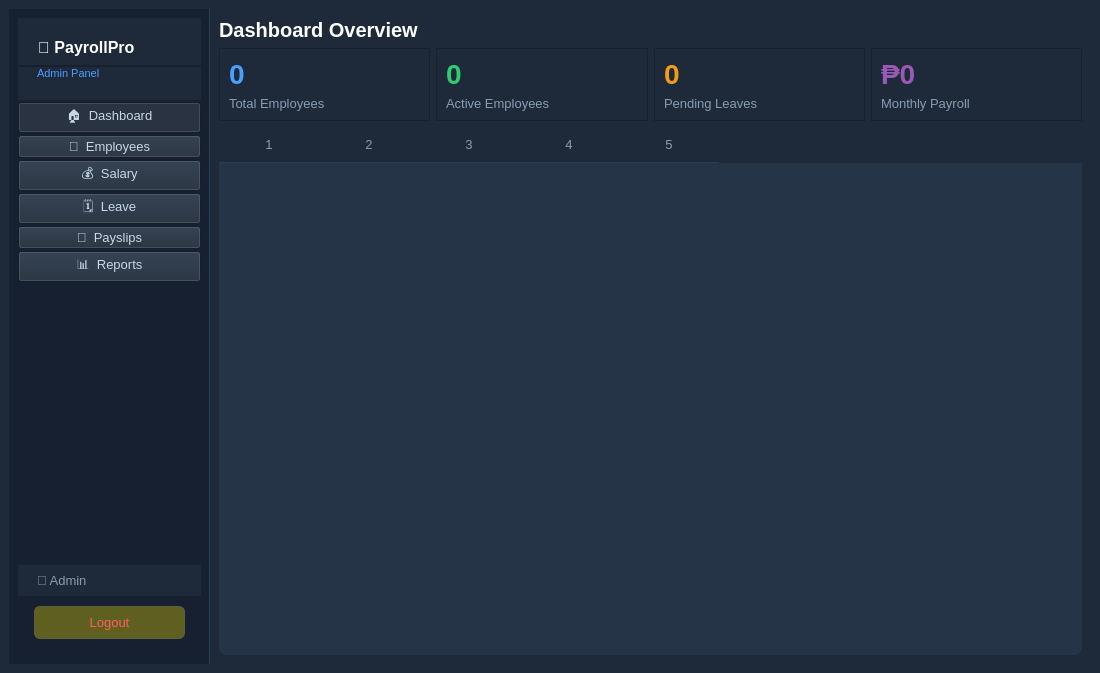
<?xml version="1.0" encoding="UTF-8"?>
<ui version="4.0">
 <class>AdminDashboard</class>
 <widget class="QMainWindow" name="AdminDashboard">
  <property name="geometry">
   <rect>
    <x>0</x>
    <y>0</y>
    <width>1100</width>
    <height>673</height>
   </rect>
  </property>
  <property name="windowTitle">
   <string>Admin Dashboard – Payroll System</string>
  </property>
  <property name="styleSheet">
   <string>
    QMainWindow,QWidget { background-color: #1e2a3a; color: #c8d6e5; font-size: 13px; }
    QFrame#sidebar {
      background-color: #162031;
      border-right: 1px solid #2a3d55;
      min-width: 200px; max-width: 200px;
    }
    QLabel#appTitle { color:#ffffff; font-size:16px; font-weight:bold; padding:20px 16px 8px 16px; }
    QLabel#appSub   { color:#4a9eff; font-size:11px; padding:0 16px 20px 16px; }
    QPushButton.navBtn {
      background: transparent; color: #8a9bb0;
      border: none; border-radius: 6px;
      text-align: left; padding: 10px 16px;
      font-size: 13px;
    }
    QPushButton.navBtn:hover  { background:#1e2a3a; color:#ffffff; }
    QPushButton.navBtn:checked{ background:#4a9eff20; color:#4a9eff; border-left:3px solid #4a9eff; }
    QStackedWidget { background:#1e2a3a; }
    QFrame.card {
      background:#253447; border-radius:10px; padding:16px;
    }
    QLabel.cardValue { color:#ffffff; font-size:26px; font-weight:bold; }
    QLabel.cardTitle { color:#8a9bb0; font-size:12px; }
    QTableWidget {
      background:#253447; border:none; border-radius:8px;
      gridline-color:#2a3d55; color:#c8d6e5;
    }
    QTableWidget::item:selected { background:#4a9eff30; color:#ffffff; }
    QHeaderView::section { background:#1e2a3a; color:#8a9bb0; padding:8px; border:none; border-bottom:1px solid #2a3d55; }
    QPushButton#btnLogout {
      background:#ff5f5f20; color:#ff5f5f; border:1px solid #ff5f5f40;
      border-radius:6px; padding:8px 16px;
    }
    QPushButton#btnLogout:hover { background:#ff5f5f40; }
   </string>
  </property>
  <widget class="QWidget" name="centralwidget">
   <layout class="QHBoxLayout" name="mainLayout">
    <property name="spacing">
     <number>0</number>
    </property>
    <property name="contentsMargins" stdset="0">
     <number>0</number>
    </property>
    <item>
     <widget class="QFrame" name="sidebar">
      <layout class="QVBoxLayout" name="sideLayout">
       <property name="spacing">
        <number>2</number>
       </property>
       <property name="contentsMargins" stdset="0">
        <number>0</number>
       </property>
       <item>
        <widget class="QLabel" name="appTitle">
         <property name="text">
          <string>💼 PayrollPro</string>
         </property>
        </widget>
       </item>
       <item>
        <widget class="QLabel" name="appSub">
         <property name="text">
          <string>Admin Panel</string>
         </property>
        </widget>
       </item>
       <item>
        <widget class="QPushButton" name="btnNavDash">
         <property name="text">
          <string>🏠  Dashboard</string>
         </property>
         <property name="checkable">
          <bool>true</bool>
         </property>
         <property name="checked">
          <bool>true</bool>
         </property>
        </widget>
       </item>
       <item>
        <widget class="QPushButton" name="btnNavEmp">
         <property name="text">
          <string>👥  Employees</string>
         </property>
         <property name="checkable">
          <bool>true</bool>
         </property>
        </widget>
       </item>
       <item>
        <widget class="QPushButton" name="btnNavSalary">
         <property name="text">
          <string>💰  Salary</string>
         </property>
         <property name="checkable">
          <bool>true</bool>
         </property>
        </widget>
       </item>
       <item>
        <widget class="QPushButton" name="btnNavLeave">
         <property name="text">
          <string>🗓  Leave</string>
         </property>
         <property name="checkable">
          <bool>true</bool>
         </property>
        </widget>
       </item>
       <item>
        <widget class="QPushButton" name="btnNavPayslip">
         <property name="text">
          <string>🧾  Payslips</string>
         </property>
         <property name="checkable">
          <bool>true</bool>
         </property>
        </widget>
       </item>
       <item>
        <widget class="QPushButton" name="btnNavReport">
         <property name="text">
          <string>📊  Reports</string>
         </property>
         <property name="checkable">
          <bool>true</bool>
         </property>
        </widget>
       </item>
       <item>
        <spacer>
         <property name="orientation">
          <enum>Qt::Vertical</enum>
         </property>
         <property name="sizeHint" stdset="0">
          <size>
           <width>0</width>
           <height>0</height>
          </size>
         </property>
        </spacer>
       </item>
       <item>
        <widget class="QLabel" name="lblUser">
         <property name="styleSheet">
          <string>color:#8a9bb0; padding:8px 16px;</string>
         </property>
         <property name="text">
          <string>👤 Admin</string>
         </property>
        </widget>
       </item>
       <item>
        <widget class="QPushButton" name="btnLogout">
         <property name="styleSheet">
          <string>margin:8px 16px 16px 16px;</string>
         </property>
         <property name="text">
          <string>Logout</string>
         </property>
        </widget>
       </item>
      </layout>
     </widget>
    </item>
    <item>
     <widget class="QStackedWidget" name="stackedWidget">
      <widget class="QWidget" name="pageDash">
       <layout class="QVBoxLayout">
        <property name="contentsMargins" stdset="0">
         <number>24</number>
        </property>
        <item>
         <widget class="QLabel" name="lblDashTitle">
          <property name="styleSheet">
           <string>font-size:20px;font-weight:bold;color:#fff;</string>
          </property>
          <property name="text">
           <string>Dashboard Overview</string>
          </property>
         </widget>
        </item>
        <item>
         <layout class="QHBoxLayout" name="statsRow">
          <item>
           <widget class="QFrame" name="cardEmp">
            <property name="frameShape">
             <enum>QFrame::StyledPanel</enum>
            </property>
            <layout class="QVBoxLayout">
             <item>
              <widget class="QLabel" name="valEmp">
               <property name="styleSheet">
                <string>color:#4a9eff;font-size:28px;font-weight:bold;</string>
               </property>
               <property name="text">
                <string>0</string>
               </property>
              </widget>
             </item>
             <item>
              <widget class="QLabel" name="label">
               <property name="styleSheet">
                <string>color:#8a9bb0;</string>
               </property>
               <property name="text">
                <string>Total Employees</string>
               </property>
              </widget>
             </item>
            </layout>
           </widget>
          </item>
          <item>
           <widget class="QFrame" name="cardAct">
            <property name="frameShape">
             <enum>QFrame::StyledPanel</enum>
            </property>
            <layout class="QVBoxLayout">
             <item>
              <widget class="QLabel" name="valActive">
               <property name="styleSheet">
                <string>color:#2ecc71;font-size:28px;font-weight:bold;</string>
               </property>
               <property name="text">
                <string>0</string>
               </property>
              </widget>
             </item>
             <item>
              <widget class="QLabel" name="label">
               <property name="styleSheet">
                <string>color:#8a9bb0;</string>
               </property>
               <property name="text">
                <string>Active Employees</string>
               </property>
              </widget>
             </item>
            </layout>
           </widget>
          </item>
          <item>
           <widget class="QFrame" name="cardLeave">
            <property name="frameShape">
             <enum>QFrame::StyledPanel</enum>
            </property>
            <layout class="QVBoxLayout">
             <item>
              <widget class="QLabel" name="valLeave">
               <property name="styleSheet">
                <string>color:#f39c12;font-size:28px;font-weight:bold;</string>
               </property>
               <property name="text">
                <string>0</string>
               </property>
              </widget>
             </item>
             <item>
              <widget class="QLabel" name="label">
               <property name="styleSheet">
                <string>color:#8a9bb0;</string>
               </property>
               <property name="text">
                <string>Pending Leaves</string>
               </property>
              </widget>
             </item>
            </layout>
           </widget>
          </item>
          <item>
           <widget class="QFrame" name="cardPay">
            <property name="frameShape">
             <enum>QFrame::StyledPanel</enum>
            </property>
            <layout class="QVBoxLayout">
             <item>
              <widget class="QLabel" name="valPayroll">
               <property name="styleSheet">
                <string>color:#9b59b6;font-size:28px;font-weight:bold;</string>
               </property>
               <property name="text">
                <string>₱0</string>
               </property>
              </widget>
             </item>
             <item>
              <widget class="QLabel" name="label">
               <property name="styleSheet">
                <string>color:#8a9bb0;</string>
               </property>
               <property name="text">
                <string>Monthly Payroll</string>
               </property>
              </widget>
             </item>
            </layout>
           </widget>
          </item>
         </layout>
        </item>
        <item>
         <widget class="QTableWidget" name="tblRecentPayslips">
          <property name="editTriggers">
           <set>QAbstractItemView::NoEditTriggers</set>
          </property>
          <property name="alternatingRowColors">
           <bool>true</bool>
          </property>
          <property name="selectionBehavior">
           <enum>QAbstractItemView::SelectRows</enum>
          </property>
          <property name="columnCount">
           <number>5</number>
          </property>
          <property name="horizontalHeaderLabels" stdset="0">
           <stringlist>
            <string>Employee ID</string>
            <string>Name</string>
            <string>Month/Year</string>
            <string>Net Pay</string>
            <string>Generated On</string>
           </stringlist>
          </property>
          <column/>
          <column/>
          <column/>
          <column/>
          <column/>
         </widget>
        </item>
       </layout>
      </widget>
      <widget class="QWidget" name="pageEmp"/>
      <widget class="QWidget" name="pageSalary"/>
      <widget class="QWidget" name="pageLeave"/>
      <widget class="QWidget" name="pagePayslip"/>
      <widget class="QWidget" name="pageReport"/>
     </widget>
    </item>
   </layout>
  </widget>
 </widget>
 <resources/>
 <connections/>
</ui>
